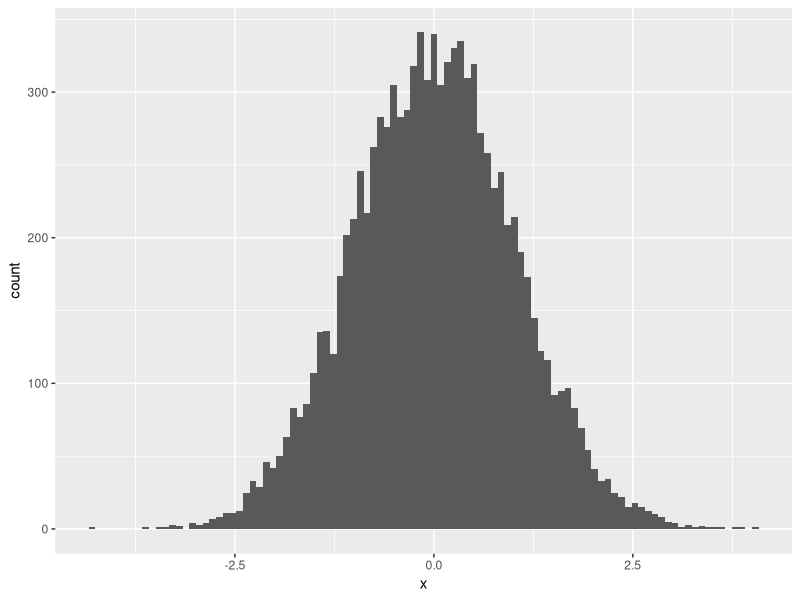
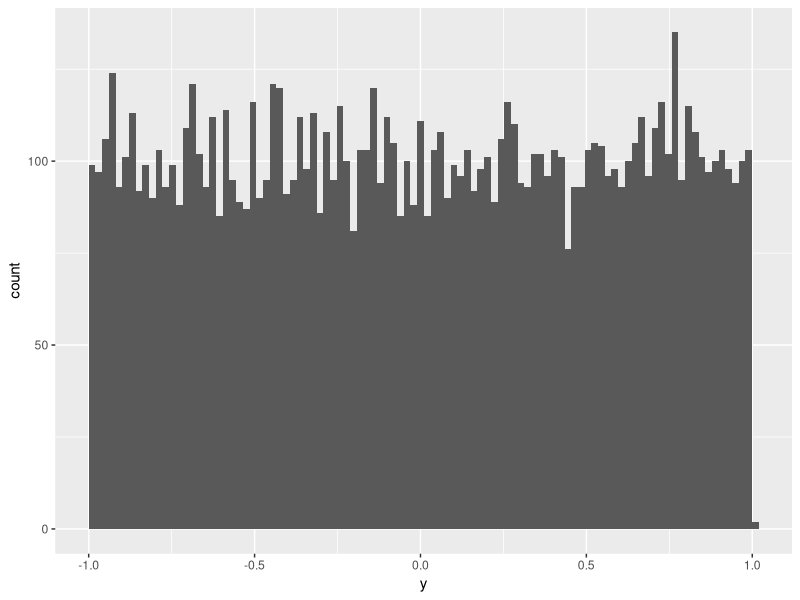

R code for these plots, in order:
library(ggplot2)
n <- 10000
mu <- 0
sigma <- 1
x <- rnorm(n, mu, sigma)
ggplot(data.frame(x))+aes(x)+geom_histogram(bins=100)

n <- 10000
min_y <- -1
max_y <- 1
y <- runif(n, min_y, max_y)
ggplot(data.frame(y))+aes(y)+geom_histogram(bins=100)